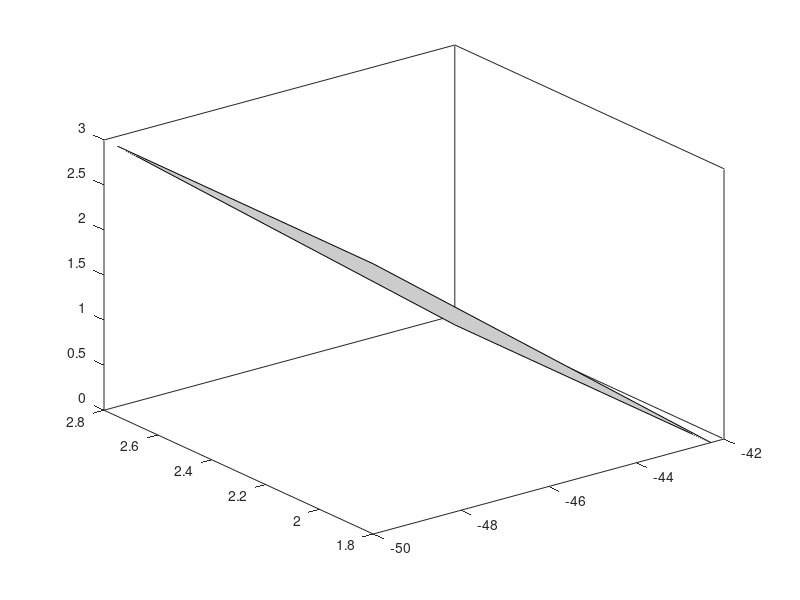

Here is the MATLAB script that generated this plot:
function TC_plot()

color = [0.8 0.8 0.8];

x = [-1.7, -1.7, -1.7, -1.7]; y = [1.8, -2, -2, 1.8]; z = [0, 0, 3, 3];
fig = fill3(x, y, z, color);

x = [-1.7, -50, -50, -1.7]; y = [1.8, 1.8, 1.8, 1.8]; z = [0, 0, 3, 3];
fig = fill3(x, y, z, color);
%set(fig, 'FaceAlpha', 0.5);
x = [-1.7, -50, -50, -1.7]; y = [-2, -2, -2, -2]; z = [0, 0, 3, 3];
fig = fill3(x, y, z, color);
%set(fig, 'FaceAlpha', 0.5);

x = [-50, -50, -50, -50]; y = [-3, 2.75, 2.75, -3]; z = [0, 0, 3, 3];
fig = fill3(x, y, z, color);
%set(fig, 'FaceAlpha', 0.5);

x = [-50, -50, -1.7, -1.7]; y = [1.8, -2, -2, 1.8]; z = [3, 3, 3, 3];
fig = fill3(x, y, z, color);
% set(fig, 'FaceAlpha', 0.5);

x = [-50, -42.3, -50]; y = [2.75, 2.75, 2.75]; z = [0, 0, 3];
fig = fill3(x, y, z, color);
%set(fig, 'FaceAlpha', 0.5);
x = [-50, -42.3, -50]; y = [-3, -3, -3]; z = [0, 0, 3];
fig = fill3(x, y, z, color);
%set(fig, 'FaceAlpha', 0.5);

x = [-42.3, -42.3, -50, -50]; y = [-3, -2, -2, -3]; z = [0, 0, 3, 3];
fig = fill3(x, y, z, color);
%set(fig, 'FaceAlpha', 0.5);
x = [-42.3, -42.3, -50, -50]; y = [1.8, 2.75, 2.75, 1.8]; z = [0, 0, 3, 3];
fig = fill3(x, y, z, color);
%set(fig, 'FaceAlpha', 0.5);

clear fig color

end